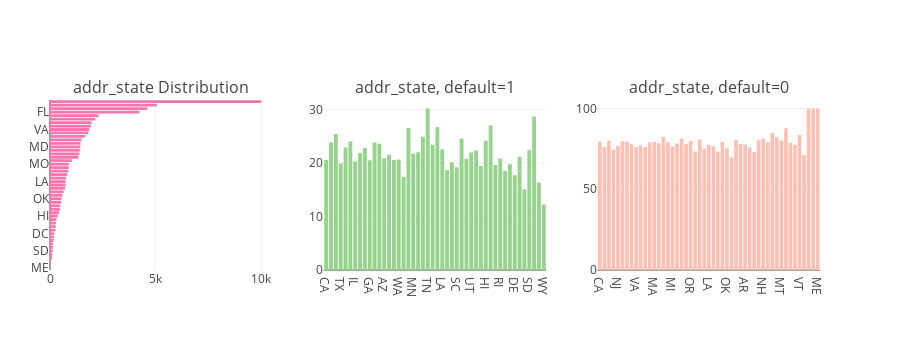

This figure's notebook cell:
### Code cell
tr0 = bar_hor(app_train, "addr_state", "Distribution of addr_state Variable" ,"#f975ae", w=700, lm=100, return_trace= True)
tr1, tr2 = gp('addr_state', 'Distribution of Default with Home Ownership')

fig = tools.make_subplots(rows=1, cols=3, print_grid=False, subplot_titles = ["addr_state Distribution" , "addr_state, default=1" ,"addr_state, default=0"])
fig.append_trace(tr0, 1, 1);
fig.append_trace(tr1, 1, 2);
fig.append_trace(tr2, 1, 3);
fig['layout'].update(height=350, showlegend=False, margin=dict(l=50));
iplot(fig);

### Figure 1 — Plotly figure (JSON) as saved in the notebook; plotly's stock layout.template omitted (floating-point values rounded to 4 significant figures)
{"data": [{"marker": {"color": "#f975ae"}, "orientation": "h", "type": "bar", "uid": "61f55a92-d430-11e8-b33b-7440bb220e36", "x": [2, 3, 8, 94, 104, 134, 139, 151, 167, 186, 205, 254, 270, 280, 311, 364, 434, 482, 489, 530, 549, 586, 640, 713, 738, 740, 766, 809, 877, 887, 904, 1035, 1353, 1397, 1406, 1438, 1439, 1494, 1665, 1820, 1864, 1942, 1973, 2144, 2305, 4240, 4613, 5066, 10011], "xaxis": "x", "y": ["ME", "IA", "NE", "MS", "VT", "SD", "WY", "AK", "MT", "DE", "DC", "RI", "NH", "WV", "NM", "HI", "AR", "UT", "KS", "KY", "OK", "TN", "IN", "SC", "WI", "LA", "AL", "OR", "NV", "CT", "MO", "MN", "CO", "WA", "MI", "MD", "MA", "AZ", "NC", "OH", "VA", "GA", "PA", "IL", "NJ", "FL", "TX", "NY", "CA"], "yaxis": "y"}, {"marker": {"color": "#96D38C"}, "name": "default : 1", "type": "bar", "uid": "61f55a93-d430-11e8-8dd8-7440bb220e36", "x": ["CA", "NY", "FL", "TX", "NJ", "VA", "IL", "PA", "OH", "GA", "NC", "MI", "AZ", "MD", "MA", "WA", "CO", "NV", "MN", "MO", "AL", "TN", "WI", "IN", "LA", "CT", "OR", "SC", "OK", "KY", "UT", "AR", "KS", "HI", "NM", "WV", "RI", "NH", "MT", "DE", "AK", "DC", "SD", "MS", "VT", "WY"], "xaxis": "x2", "y": [20.56, 23.83, 25.42, 19.9, 22.91, 24.03, 20.29, 21.9, 22.8, 20.55, 23.78, 23.61, 20.88, 21.56, 20.57, 20.69, 17.44, 26.57, 21.74, 22.01, 24.93, 30.2, 23.44, 26.72, 22.57, 18.71, 20.15, 19.21, 24.59, 20.75, 21.99, 22.35, 19.43, 24.18, 27.01, 19.64, 20.87, 18.52, 19.76, 17.74, 21.19, 15.12, 22.39, 28.72, 16.35, 12.23], "yaxis": "y2"}, {"marker": {"color": "#FEBFB3"}, "name": "default : 0", "type": "bar", "uid": "61f55a94-d430-11e8-b212-7440bb220e36", "x": ["CA", "NY", "TX", "FL", "NJ", "IL", "GA", "PA", "VA", "OH", "NC", "AZ", "MA", "MD", "CO", "WA", "MI", "MN", "CT", "MO", "OR", "NV", "SC", "AL", "LA", "WI", "IN", "KY", "OK", "TN", "KS", "UT", "AR", "HI", "NM", "WV", "NH", "RI", "DC", "DE", "MT", "WY", "AK", "SD", "VT", "MS", "NE", "IA", "ME"], "xaxis": "x3", "y": [79.44, 76.17, 80.1, 74.58, 77.09, 79.71, 79.45, 78.1, 75.97, 77.2, 76.22, 79.12, 79.43, 78.44, 82.56, 79.31, 76.39, 78.26, 81.29, 77.99, 79.85, 73.43, 80.79, 75.07, 77.43, 76.56, 73.28, 79.25, 75.41, 69.8, 80.57, 78.01, 77.65, 75.82, 72.99, 80.36, 81.48, 79.13, 84.88, 82.26, 80.24, 87.77, 78.81, 77.61, 83.65, 71.28, 100, 100, 100], "yaxis": "y3"}], "layout": {"annotations": [{"font": {"size": 16}, "showarrow": false, "text": "addr_state Distribution", "x": 0.1444, "xanchor": "center", "xref": "paper", "y": 1, "yanchor": "bottom", "yref": "paper"}, {"font": {"size": 16}, "showarrow": false, "text": "addr_state, default=1", "x": 0.5, "xanchor": "center", "xref": "paper", "y": 1, "yanchor": "bottom", "yref": "paper"}, {"font": {"size": 16}, "showarrow": false, "text": "addr_state, default=0", "x": 0.8556, "xanchor": "center", "xref": "paper", "y": 1, "yanchor": "bottom", "yref": "paper"}], "height": 350, "margin": {"l": 50}, "showlegend": false, "xaxis": {"anchor": "y", "domain": [0, 0.2889]}, "xaxis2": {"anchor": "y2", "domain": [0.3556, 0.6444]}, "xaxis3": {"anchor": "y3", "domain": [0.7111, 1]}, "yaxis": {"anchor": "x", "domain": [0, 1]}, "yaxis2": {"anchor": "x2", "domain": [0, 1]}, "yaxis3": {"anchor": "x3", "domain": [0, 1]}}}
